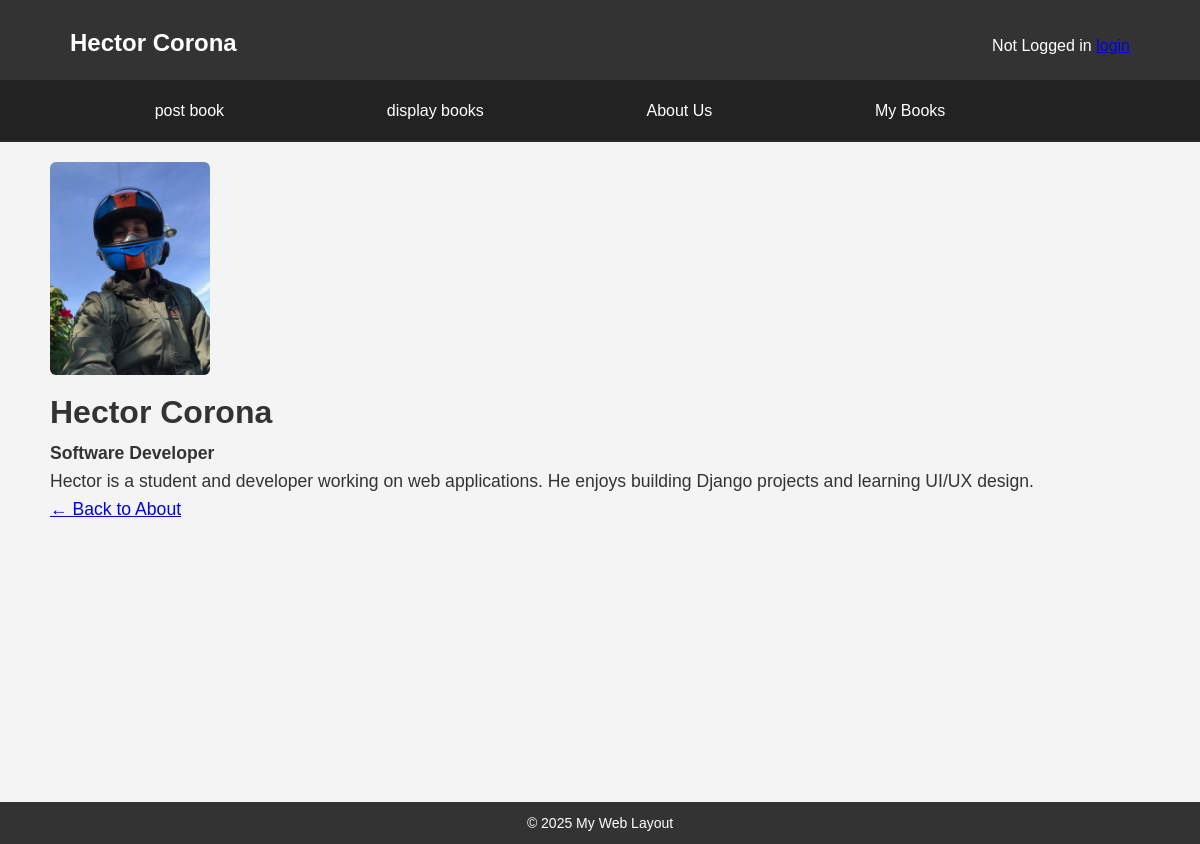
Page /person/hector-corona/ on the committed database.
### bookMng/models.py (models this page shows, shortened)
class MainMenu(models.Model):
    item = models.CharField(max_length=300, unique=True)
    link = models.CharField(max_length=300, unique=True)

### bookMng/views.py (the view)
# urls.py: path('person/<slug:slug>/', views.person_profile, name='person'),
def person_profile(request, slug):
    people = {
        'hector-corona': {
            'name': 'Hector Corona',
            'title': 'Software Developer',
            'bio': 'Hector is a student and developer working on web applications. He enjoys building Django projects and learning UI/UX design.',
            'photo': 'uploads/hector.jpg'
        }
    }
    people['kevin-luo'] = {
        'name': 'Kevin Luo',
        'title': 'Data Scientist',
        'bio': 'Kevin works on data engineering and machine learning pipelines. He enjoys visualizing data and building analytics tools.',
        'photo': 'uploads/kevin.jpg'
    }
    people['esmeralda-amado'] = {
        'name': 'Esmeralda Amado',
        'title': 'Software Developer',
        'bio': 'Esmeralda is a student and developer working on web applications. She likes long walks on the beach with her computer to code.',
        'photo': 'uploads/esmeralda.jpg'
    }
    people['evelyn-muneton'] = {
        'name': 'Evelyn Muneton',
        'title': 'Software Developer',
        'bio': 'Evelyn likes to develop and code super hard.',
        'photo': 'uploads/evelyn.jpg'
    }
    people['raquel-alvarado'] = {
        'name': 'Raquel Alvarado',
        'title': 'Software Developer',
        'bio': 'Raquel has a passion for complex data structures.',
        'photo': 'uploads/raquel.jpg'
    }
    people['brian-gonzales'] = {
        'name': 'Brian Gonzales',
        'title': '???',
        'bio': '???',
        'photo': 'uploads/brian.jpg'
    }
    person = people.get(slug)
    if not person:
        from django.http import Http404
        raise Http404('Person not found')
    return render(request, 'bookMng/person.html', {
        'item_list': MainMenu.objects.all(),
        'person': person
    })

### bookEx/templates/bookMng/person.html
{% extends "base.html" %}
{% load static %}
{% block banner_title %}{{ person.name }}{% endblock %}
{% block extra_css %}
  <link rel="stylesheet" href="{% static 'displaybook.css' %}">
{% endblock %}
{% block sidenav %}
   {% for item in item_list %}
      <li>
        <a href="{{ item.link }}">  {{ item.item }} </a>
      </li>
   {% endfor %}
{% endblock sidenav %}
{% block content %}
  {% if person.photo %}
    <img src="{% static person.photo %}" alt="{{ person.name }}" style="max-width:160px;border-radius:6px;display:block;margin-bottom:12px;">
  {% endif %}
  <h1>{{ person.name }}</h1>
  <p><strong>{{ person.title }}</strong></p>
  <p>{{ person.bio }}</p>
  <p><a href="{% url 'about' %}">&larr; Back to About</a></p>
{% endblock content %}

### bookEx/static/base.css (style rules this page uses)
* { margin: 0; padding: 0; box-sizing: border-box; }
body { font-family: Arial, sans-serif; line-height: 1.6; background-color: #f4f4f4; color: #333; }
.sidebar > ul > li { flex: 0 0 auto !important; white-space: nowrap; }
body > header > nav.sidebar > ul > li { display: inline-flex !important; flex: 0 0 auto !important; white-space: nowrap !important; }
.sidebar, .sidebar ul, .sidebar ul li { width: auto; }
.sidebar ul li { display: inline-flex !important; }
.sidebar ul li a { display: inline-block; padding: 4px 6px; font-size: 15px; }
.sidebar ul li { display: inline-block; }
.sidebar ul li a { color: white; text-decoration: none; font-size: 16px; padding: 6px 8px; }
.content p { font-size: 1.1em; line-height: 1.6; }

### rows in the picture
MainMenu: item "post book"
MainMenu: item "display books"
MainMenu: item "About Us"
MainMenu: item "My Books"

### other values in the picture
{{ person.name }} "Hector Corona"
{{ person.title }} "Software Developer"
{{ person.bio }} "Hector is a student and developer working on web applications. He enjoys building Django projects and learning UI/UX design."
